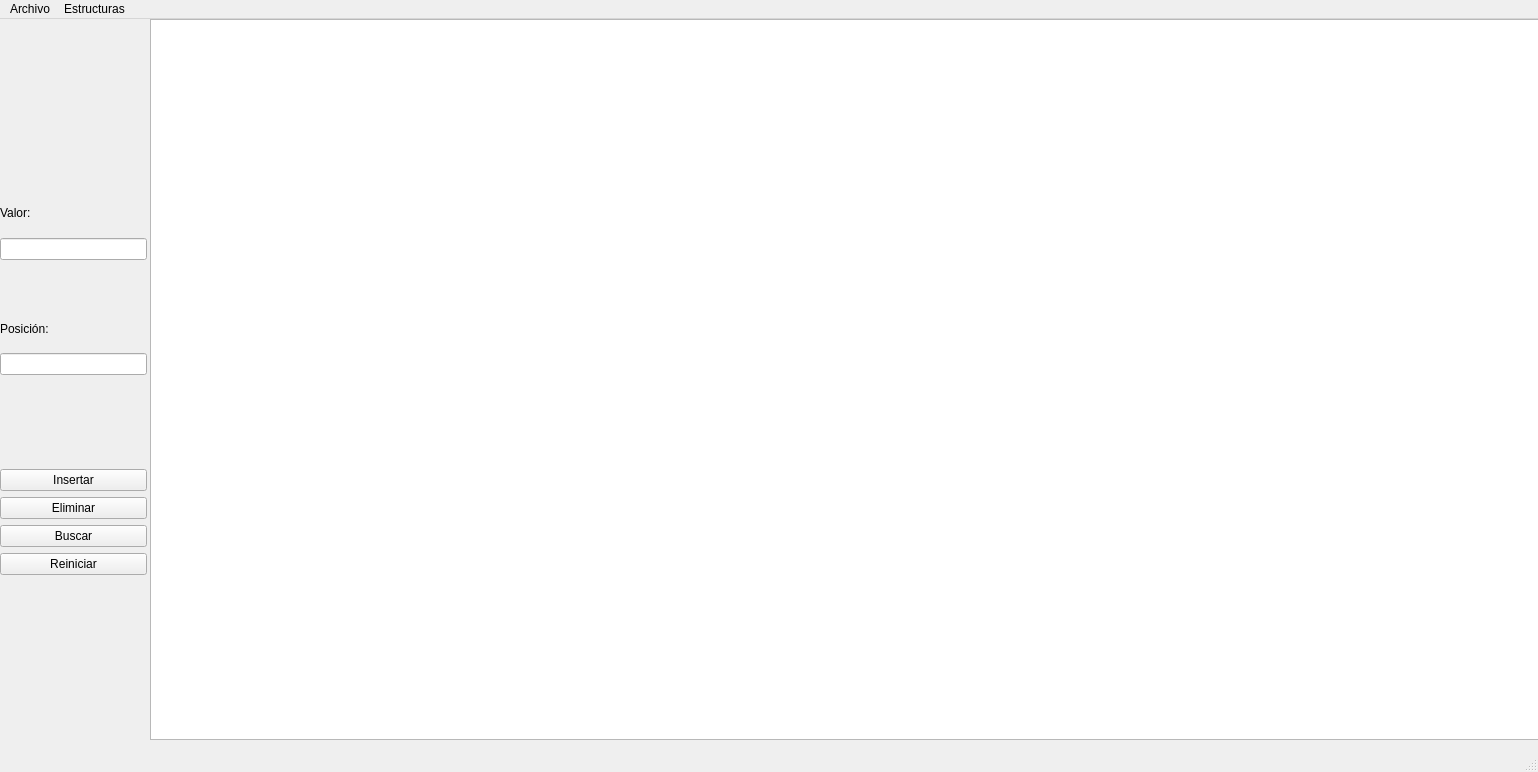
<?xml version="1.0" encoding="UTF-8"?>
<ui version="4.0">
 <class>MainWindow</class>
 <widget class="QMainWindow" name="MainWindow">
  <property name="geometry">
   <rect>
    <x>0</x>
    <y>0</y>
    <width>1538</width>
    <height>772</height>
   </rect>
  </property>
  <property name="windowTitle">
   <string>MainWindow</string>
  </property>
  <widget class="QWidget" name="centralwidget">
   <property name="acceptDrops">
    <bool>false</bool>
   </property>
   <widget class="QWidget" name="widget_26" native="true">
    <property name="geometry">
     <rect>
      <x>0</x>
      <y>0</y>
      <width>147</width>
      <height>731</height>
     </rect>
    </property>
    <layout class="QVBoxLayout" name="verticalLayout_5">
     <item>
      <widget class="QWidget" name="widget_27" native="true"/>
     </item>
     <item>
      <widget class="QWidget" name="widget_28" native="true"/>
     </item>
     <item>
      <widget class="QWidget" name="widget" native="true"/>
     </item>
     <item>
      <widget class="QWidget" name="widget_2" native="true"/>
     </item>
     <item>
      <widget class="QLabel" name="label_5">
       <property name="text">
        <string>Valor:</string>
       </property>
      </widget>
     </item>
     <item>
      <widget class="QLineEdit" name="lineEdit"/>
     </item>
     <item>
      <widget class="QWidget" name="widget_3" native="true"/>
     </item>
     <item>
      <widget class="QLabel" name="label">
       <property name="text">
        <string>Posición:</string>
       </property>
      </widget>
     </item>
     <item>
      <widget class="QLineEdit" name="lineEdit_2"/>
     </item>
     <item>
      <widget class="QWidget" name="widget_29" native="true"/>
     </item>
     <item>
      <widget class="QWidget" name="widget_30" native="true"/>
     </item>
     <item>
      <widget class="QPushButton" name="botonInsertar">
       <property name="text">
        <string>Insertar</string>
       </property>
      </widget>
     </item>
     <item>
      <widget class="QPushButton" name="botonEliminar">
       <property name="text">
        <string>Eliminar</string>
       </property>
      </widget>
     </item>
     <item>
      <widget class="QPushButton" name="botonBuscar">
       <property name="text">
        <string>Buscar</string>
       </property>
      </widget>
     </item>
     <item>
      <widget class="QPushButton" name="botonReiniciar">
       <property name="text">
        <string>Reiniciar</string>
       </property>
      </widget>
     </item>
     <item>
      <widget class="QWidget" name="widget_31" native="true"/>
     </item>
     <item>
      <widget class="QWidget" name="widget_32" native="true"/>
     </item>
     <item>
      <widget class="QWidget" name="widget_33" native="true"/>
     </item>
     <item>
      <widget class="QWidget" name="widget_34" native="true"/>
     </item>
    </layout>
   </widget>
   <widget class="QGraphicsView" name="graphicsView">
    <property name="geometry">
     <rect>
      <x>150</x>
      <y>0</y>
      <width>1391</width>
      <height>721</height>
     </rect>
    </property>
   </widget>
  </widget>
  <widget class="QMenuBar" name="menubar">
   <property name="geometry">
    <rect>
     <x>0</x>
     <y>0</y>
     <width>1538</width>
     <height>25</height>
    </rect>
   </property>
   <widget class="QMenu" name="menuEstructuras">
    <property name="title">
     <string>Estructuras</string>
    </property>
    <addaction name="actionLista_Simple"/>
    <addaction name="actionLista_Doble"/>
    <addaction name="actionStack"/>
    <addaction name="actionQueue"/>
    <addaction name="action_rbol_BST"/>
    <addaction name="action_rbol_AVL"/>
   </widget>
   <widget class="QMenu" name="menuArchivo">
    <property name="title">
     <string>Archivo</string>
    </property>
    <addaction name="actionNuevo_2"/>
    <addaction name="actionGuardar_2"/>
    <addaction name="actionCargar"/>
   </widget>
   <addaction name="menuArchivo"/>
   <addaction name="menuEstructuras"/>
  </widget>
  <widget class="QStatusBar" name="statusbar"/>
  <action name="actionNuevo">
   <property name="text">
    <string>Nuevo</string>
   </property>
  </action>
  <action name="actionAbrir">
   <property name="text">
    <string>Abrir</string>
   </property>
  </action>
  <action name="actionGuardar">
   <property name="text">
    <string>Guardar</string>
   </property>
  </action>
  <action name="actionLista_Simple">
   <property name="text">
    <string>Lista Simple</string>
   </property>
  </action>
  <action name="actionLista_Doble">
   <property name="text">
    <string>Lista Doble</string>
   </property>
  </action>
  <action name="actionStack">
   <property name="text">
    <string>Stack</string>
   </property>
  </action>
  <action name="actionQueue">
   <property name="text">
    <string>Queue</string>
   </property>
  </action>
  <action name="action_rbol_BST">
   <property name="text">
    <string>Árbol BST</string>
   </property>
  </action>
  <action name="action_rbol_AVL">
   <property name="text">
    <string>Árbol AVL</string>
   </property>
  </action>
  <action name="actionNuevo_2">
   <property name="text">
    <string>Nuevo</string>
   </property>
  </action>
  <action name="actionGuardar_2">
   <property name="text">
    <string>Guardar</string>
   </property>
  </action>
  <action name="actionCargar">
   <property name="text">
    <string>Cargar</string>
   </property>
  </action>
 </widget>
 <resources/>
 <connections/>
</ui>
